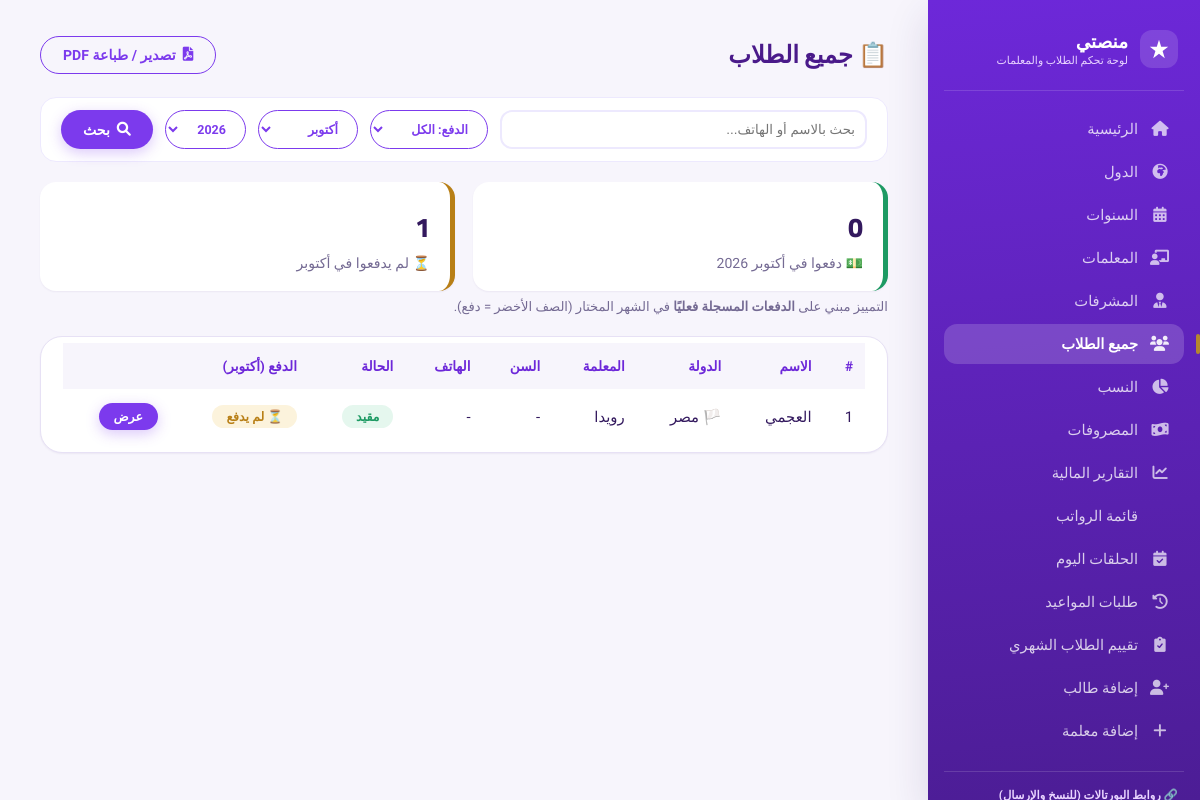
/all-students/ (signed in), run on the app's committed database.
### core/models.py (models this page shows, shortened)
class Student(models.Model):
    STATUS_CHOICES = [('active', 'مقيد'), ('inactive', 'غير مقيد')]
    PAYMENT_STATUS_CHOICES = [('paid', 'مدفوع'), ('pending', 'مستحق'), ('overdue', 'متأخر')]
    ENROLLMENT_TYPE_CHOICES = [('new', 'طالب جديد'), ('existing', 'طالب مسجل من قبل')]
    SOURCE_CHOICES = [
        ('ad', 'إعلان'),
        ('referral', 'توصية'),
        ('website', 'الموقع'),
        ('social_media', 'سوشيال ميديا'),
        ('other', 'أخرى'),
    ]
    country = models.ForeignKey(Country, on_delete=models.CASCADE, related_name='students', verbose_name="الدولة")
    teacher = models.ForeignKey(Teacher, on_delete=models.SET_NULL, null=True, blank=True, related_name='students', verbose_name="المعلمة")
    name = models.CharField(max_length=255, verbose_name="اسم الطالب")
    age = models.PositiveIntegerField(null=True, blank=True, verbose_name="السن")
    phone = models.CharField(max_length=20, blank=True, null=True, verbose_name="رقم الهاتف")
    governorate = models.CharField(max_length=100, blank=True, null=True, verbose_name="المحافظة")
    package_name = models.CharField(max_length=100, blank=True, null=True, verbose_name="اسم الباقة")
    lessons_count = models.PositiveIntegerField(default=4, verbose_name="عدد الحلقات")
    subscription_fee = models.DecimalField(max_digits=10, decimal_places=2, default=0, verbose_name="قيمة الاشتراك")
    month = models.CharField(max_length=20, verbose_name="الشهر")
    start_date = models.DateField(default=timezone.now, verbose_name="تاريخ بداية الاشتراك")
    end_date = models.DateField(null=True, blank=True, verbose_name="تاريخ نهاية الاشتراك")
    last_payment_date = models.DateField(null=True, blank=True, verbose_name="آخر دفعة")
    payment_status = models.CharField(max_length=20, choices=PAYMENT_STATUS_CHOICES, default='pending', verbose_name="حالة الدفع")
    status = models.CharField(max_length=20, choices=STATUS_CHOICES, default='active', verbose_name="الحالة")
    notes = models.TextField(blank=True, null=True, verbose_name="ملاحظات عامة")
    join_date = models.DateField(default=timezone.now, verbose_name="تاريخ التسجيل")
    enrollment_type = models.CharField(
        max_length=20, choices=ENROLLMENT_TYPE_CHOICES, default='new',
        verbose_name="نوع التسجيل"
    )
    acquisition_source = models.CharField(
        max_length=20, choices=SOURCE_CHOICES, blank=True, null=True,
        verbose_name="مصدر الطالب (لو جديد)"
    )
    class Meta:
        verbose_name = "طالب"
        verbose_name_plural = "الطلاب"
        ordering = ['name']

class Country(models.Model):
    name = models.CharField(max_length=100, unique=True, verbose_name="اسم الدولة")
    flag_icon = models.CharField(max_length=50, default='🏳️', verbose_name="أيقونة العلم")
    is_active = models.BooleanField(default=True, verbose_name="نشط")
    class Meta:
        verbose_name = "دولة"
        verbose_name_plural = "الدول"
        ordering = ['name']

class Teacher(models.Model):
    name = models.CharField(max_length=255, verbose_name="اسم المعلمة")
    age = models.PositiveIntegerField(null=True, blank=True, verbose_name="السن")
    phone = models.CharField(max_length=20, blank=True, null=True, verbose_name="رقم الهاتف")
    whatsapp = models.CharField(max_length=20, blank=True, null=True, verbose_name="واتساب")
    governorate = models.CharField(max_length=100, blank=True, null=True, verbose_name="المحافظة")
    hire_date = models.DateField(null=True, blank=True, verbose_name="تاريخ بداية العمل")
    user = models.OneToOneField(
        settings.AUTH_USER_MODEL, null=True, blank=True,
        on_delete=models.SET_NULL, related_name='teacher_profile',
        verbose_name="حساب الدخول"
    )
    commission_percent = models.DecimalField(
        max_digits=5, decimal_places=2, default=60,
        verbose_name="نسبة المعلمة من الاشتراكات (%)"
    )
    fixed_salary = models.DecimalField(
        max_digits=10, decimal_places=2, null=True, blank=True,
        verbose_name="راتب مثبت (بدل النسبة)"
    )
    lesson_rate = models.DecimalField(
        max_digits=8, decimal_places=2, default=DEFAULT_LESSON_RATE,
        verbose_name="سعر الحصة"
    )
    supervisor = models.ForeignKey(
        'Supervisor', null=True, blank=True, on_delete=models.SET_NULL,
        related_name='teachers', verbose_name="المشرفة المسؤولة"
    )
    class Meta:
        verbose_name = "معلمة"
        verbose_name_plural = "المعلمات"
        ordering = ['name']

### core/views.py (the view)
# urls.py: path('all-students/', views.all_students, name='all_students'),
@staff_member_required
def all_students(request):
    students = Student.objects.select_related('country', 'teacher').all().order_by('name')
    q = request.GET.get('q', '').strip()
    if q:
        students = students.filter(Q(name__icontains=q) | Q(phone__icontains=q))
    pay_year, pay_month = _pay_period(request)
    pay_filter = request.GET.get('pay', '')
    students = _annotate_paid(students, pay_year, pay_month)
    paid_count = students.filter(paid_this_month__gt=0).count()
    unpaid_count = students.filter(paid_this_month=0).count()
    if pay_filter == 'paid':
        students = students.filter(paid_this_month__gt=0)
    elif pay_filter == 'unpaid':
        students = students.filter(paid_this_month=0)
    context = {'students': students, 'paid_count': paid_count, 'unpaid_count': unpaid_count}
    context.update(_pay_context(pay_year, pay_month, pay_filter))
    return render(request, 'core/all_students.html', context)

### core/views.py (called while the page is built)
def _or_none(value):
    if value is None:
        return None
    value = value.strip()
    return value if value != '' else None

def _to_int_or_none(value):
    value = _or_none(value)
    if value is None:
        return None
    try:
        return int(value)
    except (TypeError, ValueError):
        return None

def _pay_period(request):
    now = timezone.now()
    year = _to_int_or_none(request.GET.get('pay_year')) or now.year
    month = _to_int_or_none(request.GET.get('pay_month')) or now.month
    if not 1 <= month <= 12:
        month = now.month
    return year, month

def _annotate_paid(qs, year, month):
    return qs.annotate(paid_this_month=Coalesce(
        Sum('payments__amount', filter=Q(payments__date__year=year, payments__date__month=month)),
        Value(0), output_field=DecimalField(max_digits=12, decimal_places=2),
    ))

def _pay_context(pay_year, pay_month, pay_filter=''):
    now = timezone.now()
    return {
        'pay_year': pay_year,
        'pay_month': pay_month,
        'pay_month_name': ARABIC_MONTHS.get(pay_month, pay_month),
        'pay_filter': pay_filter,
        'pay_years_range': sorted({now.year - 1, now.year, now.year + 1, pay_year}, reverse=True),
        'arabic_months': ARABIC_MONTHS,
    }

### templates/core/all_students.html (shortened to what this page needs)
{% extends 'core/base.html' %}
{% block content %}
<div class="flex" style="justify-content: space-between; flex-wrap: wrap;">
    <h2 style="color:#4a1a8a;">📋 جميع الطلاب</h2>
    <button onclick="window.print()" class="btn btn-outline"><i class="fas fa-file-pdf"></i> تصدير / طباعة PDF</button>
</div>
<form method="GET" style="margin:20px 0;">
    <div style="display:flex; gap:12px; background:white; padding:12px 20px; border-radius:16px; border:1px solid #ede9fe;">
        <input type="text" name="q" placeholder="بحث بالاسم أو الهاتف..." value="{{ request.GET.q }}" style="flex:1; padding:10px; border-radius:12px; border:2px solid #ede9fe;">
        <select name="pay" class="btn btn-outline btn-sm" title="فلتر الدفع">
        <option value="">الدفع: الكل</option>
    </select>
    <select name="pay_month" class="btn btn-outline btn-sm" title="شهر الدفع">
        {% for m_num, m_name in arabic_months.items %}
        <option value="{{ m_num }}" {% if pay_month == m_num %}selected{% endif %}>{{ m_name }}</option>
        {% endfor %}
    </select>
    <select name="pay_year" class="btn btn-outline btn-sm" title="سنة الدفع">
        {% for y in pay_years_range %}
        <option value="{{ y }}" {% if pay_year == y %}selected{% endif %}>{{ y }}</option>
        {% endfor %}
    </select>
    <button type="submit" class="btn btn-primary"><i class="fas fa-search"></i> بحث</button>
    </div>
</form>
<div class="stats-row" style="margin-top:18px;">
    <div class="stat-box" style="border-right-color:var(--green);"><div class="number">{{ paid_count }}</div><div class="label">💵 دفعوا في {{ pay_month_name }} {{ pay_year }}</div></div>
    <div class="stat-box" style="border-right-color:var(--amber);"><div class="number">{{ unpaid_count }}</div><div class="label">⏳ لم يدفعوا في {{ pay_month_name }}</div></div>
</div>
<p class="text-muted" style="font-size:0.82rem; margin:8px 0 0;">التمييز مبني على <strong>الدفعات المسجلة فعليًا</strong> في الشهر المختار (الصف الأخضر = دفع).</p>
<div class="table-container">
    <table>
        <thead><tr><th>#</th><th>الاسم</th><th>الدولة</th><th>المعلمة</th><th>السن</th><th>الهاتف</th><th>الحالة</th><th>الدفع ({{ pay_month_name }})</th><th></th></tr></thead>
        <tbody>
            {% for student in students %}
            <tr class="{% if student.status == 'inactive' %}status-inactive-row{% elif student.paid_this_month %}paid-row{% endif %}">
                <td>{{ forloop.counter }}</td>
                <td>{{ student.name }}</td>
                <td>{{ student.country.flag_icon }} {{ student.country.name }}</td>
                <td>{{ student.teacher.name|default:"-" }}</td>
                <td>{{ student.age|default:"-" }}</td>
                <td>{{ student.phone|default:"-" }}</td>
                <td>{% if student.status == 'active' %}<span class="status-active">مقيد</span>{% else %}<span class="status-inactive">غير مقيد</span>{% endif %}</td>
                <td>
                    {% if student.paid_this_month %}
                        <span class="badge-paid">💵 دفع {{ student.paid_this_month|floatformat:"-2" }}</span>
                    {% else %}
                        <span class="badge-unpaid">⏳ لم يدفع</span>
                    {% endif %}
                </td>
                <td><a href="{% url 'student_detail' student.id %}" class="btn btn-primary btn-sm">عرض</a></td>
            </tr>
            {% empty %}
            <tr><td colspan="9" style="text-align:center;">لا يوجد طلاب مطابقين.</td></tr>
            {% endfor %}
        </tbody>
    </table>
</div>
{% endblock %}

### templates/core/base.html (style rules this page uses)
:root { --violet-50: #F7F5FC; --violet-100: #EEE9FA; --violet-200: #DDD3F5; --violet-400: #A78BFA; --violet-500: #8B5CF6; --violet-600: #7C3AED; --violet-700: #6D28D9; --ink: #33195E; --ink-muted: #746A93; --gold: #B4872E; --gold-soft: #FBF2E2; --green: #1D9A63; --green-soft: #E5F7EE; --red: #DC3545; --red-soft: #FDEBEC; --amber: #B87F16; --amber-soft: #FCF3DC; --paper: #FFFFFF; --page-bg: var(--violet-50); --border: #E7E1F5; --radius-sm: 10px; --radius-md: 16px; --radius-lg: 22px; --radius-pill: 999px; --shadow-sm: 0 1px 2px rgba(51, 25, 94, 0.06); --shadow-md: 0 8px 24px rgba(51, 25, 94, 0.08); --shadow-lg: 0 16px 40px rgba(51, 25, 94, 0.14); --font-display: 'Cairo', sans-serif; --font-body: 'Tajawal', sans-serif; }
* { margin: 0; padding: 0; box-sizing: border-box; }
body { font-family: var(--font-body); background: var(--page-bg); color: var(--ink); display: flex; min-height: 100vh; -webkit-font-smoothing: antialiased; }
h1, h2, h3, h4 { font-family: var(--font-display); }
a { color: inherit; }
.table-container { background: #fff; border-radius: var(--radius-lg); padding: 6px 22px 8px; border: 1px solid var(--border); margin-top: 22px; overflow-x: auto; box-shadow: var(--shadow-sm); }
table { width: 100%; border-collapse: collapse; font-size: 0.93rem; }
table th { background: var(--violet-50); color: var(--violet-700); padding: 15px 12px; text-align: right; font-weight: 700; font-size:0.85rem; }
table td { padding: 14px 12px; border-bottom: 1px solid #F2EEFA; vertical-align:middle; }
table tbody tr:last-child td { border-bottom:none; }
.status-active { background: var(--green-soft); color: var(--green); padding: 4px 14px; border-radius: 30px; font-weight: 700; font-size: 0.78rem; display: inline-block; }
.badge-unpaid { background: var(--amber-soft); color: var(--amber); padding:4px 14px; border-radius:30px; font-weight:700; font-size:0.78rem; display:inline-block; }
.btn { display: inline-flex; align-items:center; gap:7px; padding: 10px 22px; border-radius: 30px; font-weight: 700; text-decoration: none; font-size: 0.88rem; transition: .18s ease; border: none; cursor: pointer; font-family: var(--font-body); }
.btn-primary { background: var(--violet-600); color: #fff; box-shadow: 0 4px 14px rgba(124,58,237,.28); }
.btn-outline { background: transparent; border: 1.6px solid var(--violet-600); color: var(--violet-600); }
.btn-sm { padding: 6px 15px; font-size: 0.78rem; }
.stats-row { display: grid; grid-template-columns: repeat(auto-fit, minmax(180px, 1fr)); gap: 18px; margin: 22px 0 8px; }
.stat-box, .stat-card { background: #fff; padding: 20px; border-radius: var(--radius-md); border-right: 5px solid var(--violet-500); box-shadow: var(--shadow-sm); display:flex; flex-direction:column; gap:2px; }
.stat-box .number, .stat-card .number { font-size: 1.7rem; font-weight: 800; color: var(--ink); font-family: var(--font-display); }
.stat-box .label, .stat-card .label { color: var(--ink-muted); font-size: 0.88rem; }
.flex { display: flex; align-items: center; gap: 12px; flex-wrap: wrap; }
.text-muted { color: var(--ink-muted); }

### data on the page
Student: name "العجمي", country.flag_icon "🏳️", country.name "مصر", teacher.name "رويدا", age "-", phone "-", status "مقيد", shows "⏳ لم يدفع"

### other printed values
{{ paid_count }} "0"
{{ pay_month_name }} "أكتوبر"
{{ pay_year }} "2026"
{{ unpaid_count }} "1"
form field pay_month "أكتوبر"
form field pay_year "2026"
